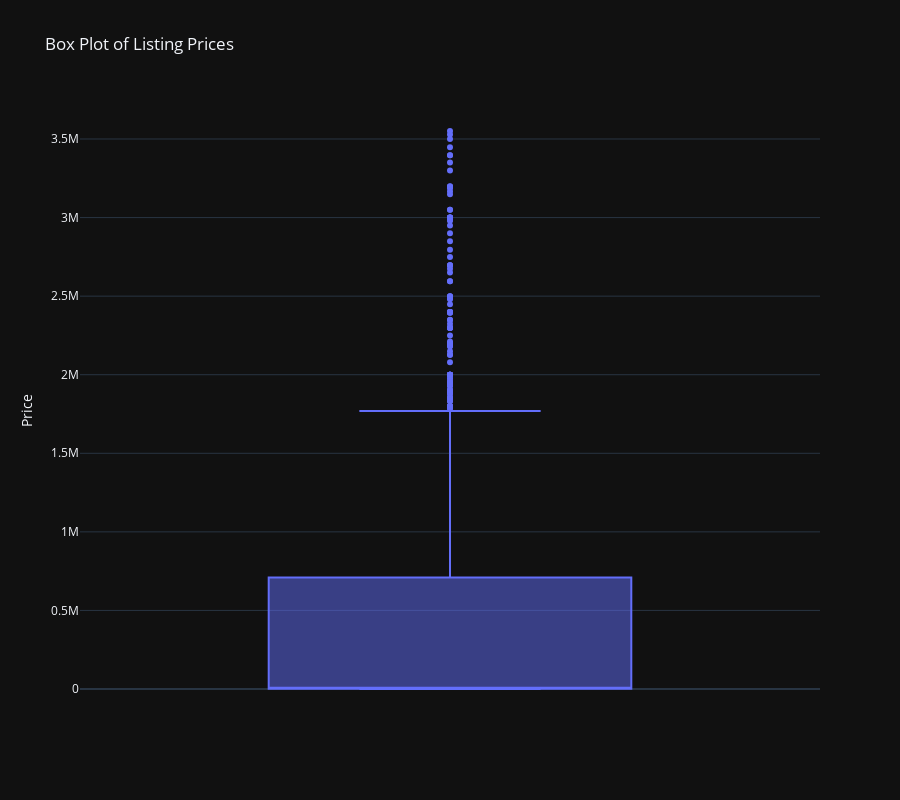

Source (notebook cell):
### Code cell
# Calculate IQR
Q1 = df['price'].quantile(0.25)
Q3 = df['price'].quantile(0.90)
IQR = Q3 - Q1

# Filter out outliers
df = df[(df['price'] >= (Q1 - 1.5 * IQR)) & (df['price'] <= (Q3 + 1.5 * IQR))]


fig = px.box(df, y='price', title='Box Plot of Listing Prices', labels={'price': 'Price'}, template='plotly_dark')

fig.update_layout(
    height=800
)

fig.show()

### Figure 1 — Plotly figure (JSON) as saved in the notebook; plotly's stock layout.template omitted (floating-point values rounded to 4 significant figures; data arrays with more than 128 entries replaced by an {"elided": "..."} marker saying what was removed)
{"data": [{"alignmentgroup": "True", "hovertemplate": "Price=%{y}<extra></extra>", "legendgroup": "", "marker": {"color": "#636efa"}, "name": "", "notched": false, "offsetgroup": "", "orientation": "v", "showlegend": false, "type": "box", "x0": " ", "xaxis": "x", "y": {"elided": "3003 int values"}, "y0": " ", "yaxis": "y"}], "layout": {"boxmode": "group", "height": 800, "legend": {"tracegroupgap": 0}, "title": {"text": "Box Plot of Listing Prices"}, "xaxis": {"anchor": "y", "domain": [0, 1]}, "yaxis": {"anchor": "x", "domain": [0, 1], "title": {"text": "Price"}}}}
